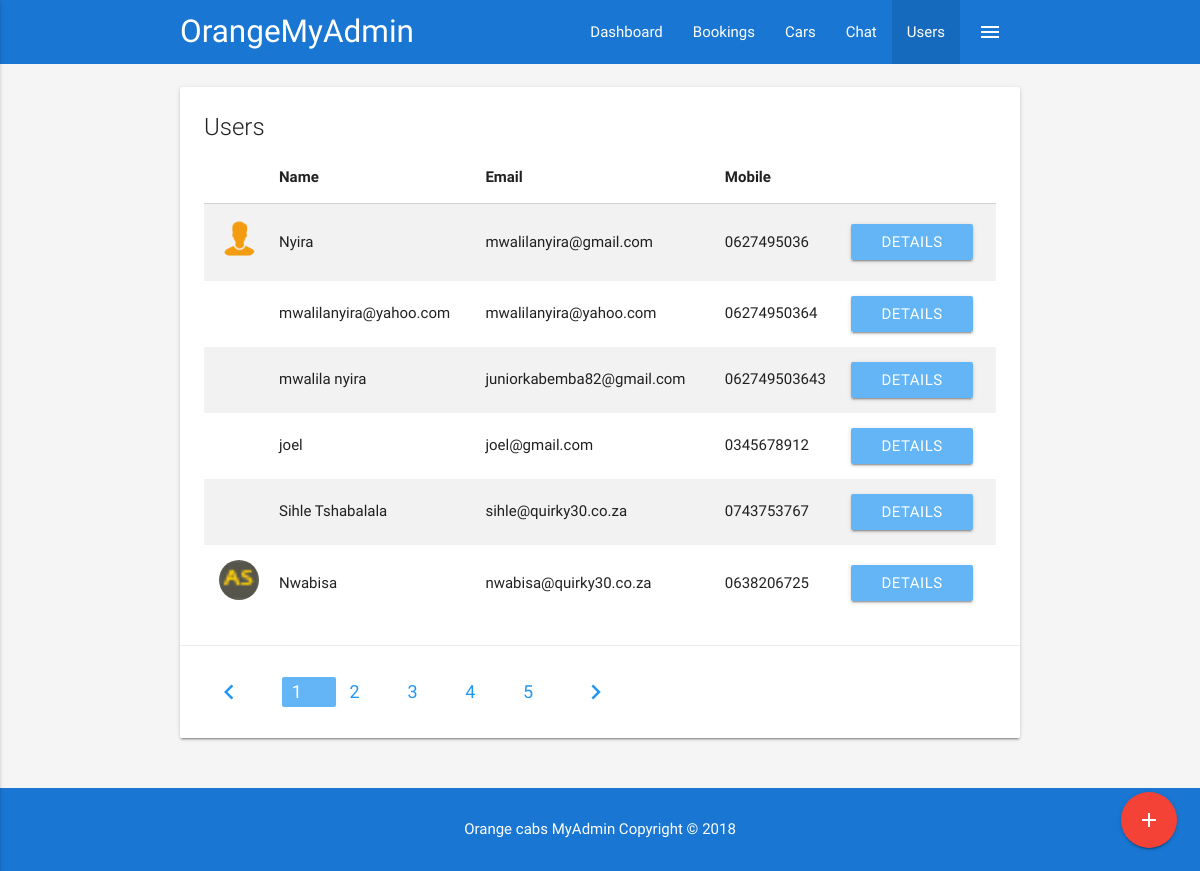
/admin/users.php (signed in), run on the app's committed database.
### tables this page shows
CREATE TABLE `users` (
  `user_id` int(11) NOT NULL,
  `username` varchar(30) NOT NULL,
  `mobile` varchar(30) NOT NULL,
  `email` varchar(50) NOT NULL,
  `gender` char(6) NOT NULL,
  `opt_hash` longtext NOT NULL,
  `verify` int(11) NOT NULL,
  `moreinformation` varchar(300) NOT NULL,
  `password` varchar(64) NOT NULL,
  `profilepicture` varchar(55) NOT NULL,
  `role` varchar(30) NOT NULL
);

### admin/users.php (the view, shortened to what this page needs)
<!DOCTYPE html>
<html>
<head>
  <link type="text/css" rel="stylesheet" href="css/materialize.min.css" media="screen,projection" />
  <link type="text/css" rel="stylesheet" href="css/main.css" />
</head>
<body class="grey lighten-4">
    <?php
        include('../func/connection.php');
    ?>
  <nav class="blue darken-2">
    <div class="container">
      <div class="nav-wrapper">
        <a href="index.php" class="brand-logo">OrangeMyAdmin</a>
        <a href="#" data-activates="side-nav" class="button-collapse show-on-large right">
          <i class="material-icons">menu</i>
        </a>
        <ul class="right hide-on-med-and-down">
          <li >
            <a href="index.php">Dashboard</a>
          </li>
          <li>
            <a href="bookings.php">Bookings</a>
          </li>
          <li>
            <a href="cars.php">Cars</a>
          </li>
          <li>
            <a href="chat.php">Chat</a>
          </li>
          <li class="active">
            <a href="users.php">Users</a>
          </li>
        </ul>
      </div>
    </div>
  </nav>
  <section class="section section-users grey lighten-4">
    <div class="container">
      <div class="row">
        <div class="col s12">
          <div class="card">
            <div class="card-content">
              <span class="card-title">Users</span>
              <table class="striped">
                <thead>
                  <tr>
                    <th></th>
                    <th>Name</th>
                    <th>Email</th>
                    <th>Mobile</th>
                  </tr>
                </thead>
                <tbody>
                  <?php
                        $sql = "SELECT * FROM users";
                          if($result = mysqli_query($link, $sql)){
                            if(mysqli_num_rows($result)>0){
                              while($row = mysqli_fetch_array($result, MYSQLI_ASSOC)){
                                    $username = $row['username'];
                                    $mobile = $row['mobile'];
                                    $email = $row['email'];
                                    $profile = $row['profilepicture'];
                                  echo "
                                  <tr>
                                      <td width=\"70\">
                                        <img src=\"$profile\" alt=\"\" class=\"responsive-img circle\" style=\"width: 40px;margin-left:10px;\">
                                      </td>
                                      <td>$username</td>
                                      <td>$email</td>
                                      <td>$mobile</td>
                                      <td>
                                        <a href=\"details.html\" class=\"btn blue lighten-2\">Details</a>
                                      </td>
                                  </tr>
                                  ";
                              }
                            }
                          }
                    ?>
                </tbody>
              </table>
            </div>
            <div class="card-action">
              <ul class="pagination">
                <li class="disabled">
                  <a href="#!" class="blue-text">
                    <i class="material-icons">chevron_left</i>
                  </a>
                </li>
                <li class="active blue lighten-2">
                  <a href="#!" class="white-text">1</a>
                </li>
                <li class="waves-effect">
                  <a href="#!" class="blue-text">2</a>
                </li>
                <li class="waves-effect">
                  <a href="#!" class="blue-text">3</a>
                </li>
                <li class="waves-effect">
                  <a href="#!" class="blue-text">4</a>
                </li>
                <li class="waves-effect">
                  <a href="#!" class="blue-text">5</a>
                </li>
                <li class="waves-effect">
                  <a href="#!" class="blue-text">
                    <i class="material-icons">chevron_right</i>
                  </a>
                </li>
              </ul>
            </div>
          </div>
        </div>
      </div>
    </div>
  </section>
     <footer class="section blue darken-2 white-text center">
    <p>Orange cabs MyAdmin Copyright &copy; </p>
  </footer>
  <div class="fixed-action-btn">
    <a href="#user-modal" class="modal-trigger btn-floating btn-large red">
      <i class="material-icons">add</i>
    </a>
  </div>
</body>
</html>

### data on the page
users: profilepicture (picture), username "Nyira", email "mwalilanyira@gmail.com", mobile "0627495036"
users: username "mwalilanyira@yahoo.com", email "mwalilanyira@yahoo.com", mobile "06274950364"
users: username "mwalila nyira", email "juniorkabemba82@gmail.com", mobile "062749503643"
users: username "joel", email "joel@gmail.com", mobile "0345678912"
users: username "Sihle Tshabalala", email "sihle@quirky30.co.za", mobile "0743753767"
users: profilepicture (picture), username "Nwabisa", email "nwabisa@quirky30.co.za", mobile "0638206725"
